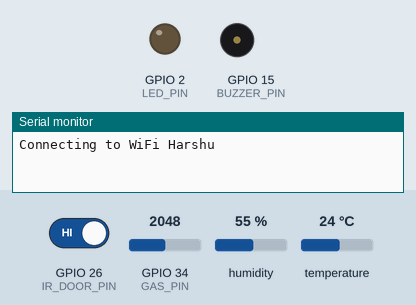
The sketch below on a simulated ESP32. Shown: output pins drawn as LEDs (lit = HIGH), buzzer (waves = sounding, pin HIGH), the last lines printed to the serial monitor. Inputs (shaded band) come from the test bench; at power-on: humidity 55 %, GPIO 34 (GAS_PIN) = 2048, GPIO 26 (IR_DOOR_PIN) HIGH, temperature 24 °C. WiFi joins after 1.5 s; servers stay silent unless stated; uploads are accepted with an empty reply.

Above: at 0.1 s.
At 2.7 s:
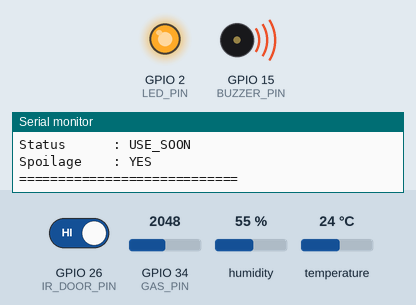
2.8 s: humidity set to 88 %
6.9 s: GPIO 34 (GAS_PIN) set to 1228
11.0 s: GPIO 26 (IR_DOOR_PIN) driven LOW
15.1 s: temperature set to 41 °C
Timing chart, 0 to 18.1 s (numbered marks = the images above; inputs shaded):
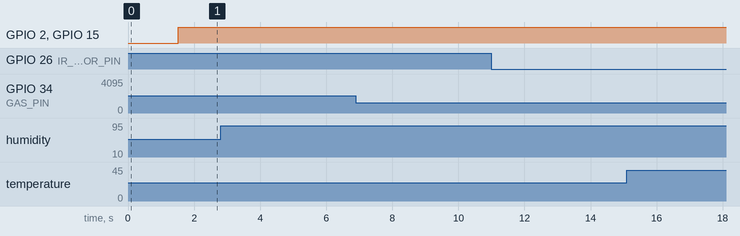

The sketch:

esp32code.ino
```cpp
#include <DHT.h>
#include <WiFi.h>
#include <HTTPClient.h>
#include <ArduinoJson.h>

/******** PIN DEFINITIONS ********/
#define DHTPIN          4
#define DHTTYPE         DHT11

#define GAS_PIN         34
#define IR_DOOR_PIN     26

#define LED_PIN         2
#define BUZZER_PIN      15

/******** SPOILAGE THRESHOLDS ********/
#define TEMP_WARNING      35
#define HUMIDITY_WARNING  70
#define GAS_WARNING       1000
#define GAS_SPOILAGE      1800

/******** WIFI ********/
const char* SSID =
"Harshu";

const char* PASSWORD =
"harshu26";

/******** FASTAPI ********/
const char* SERVER =
"http://10.168.12.204:8000/sensor";

/******** OBJECTS ********/
DHT dht(DHTPIN, DHTTYPE);

/******** CAMERA TRIGGER ********/
bool previousDoorState = false;

/************************************************/
/* WIFI CONNECT */
/************************************************/
void connectWiFi()
{
  Serial.println();
  Serial.print("Connecting to WiFi ");
  Serial.println(SSID);

  WiFi.mode(WIFI_STA);
  WiFi.begin(SSID, PASSWORD);

  int attempts = 0;

  while (WiFi.status() != WL_CONNECTED && attempts < 20)
  {
    delay(500);
    Serial.print(".");
    attempts++;
  }

  Serial.println();

  if (WiFi.status() == WL_CONNECTED)
  {
    Serial.println("WiFi Connected");
    Serial.print("IP Address: ");
    Serial.println(WiFi.localIP());
  }
  else
  {
    Serial.println("WiFi FAILED");
  }
}

/************************************************/
/* SEND DATA TO FASTAPI */
/************************************************/
void sendData(
  float temp,
  float hum,
  int gas,
  bool door,
  bool spoilage,
  int freshnessScore,
  String status
)
{
  if (WiFi.status() != WL_CONNECTED)
  {
    connectWiFi();
    return;
  }

  WiFiClient client;
  HTTPClient http;
  http.begin(client, SERVER);

  http.addHeader(
    "Content-Type",
    "application/json"
  );

  StaticJsonDocument<512> doc;

  doc["temperature"] = temp;
  doc["humidity"] = hum;
  doc["gas_value"] = gas;
  doc["door_open"] = door;
  doc["spoilage"] = spoilage;
  doc["freshness_score"] = freshnessScore;
  doc["status"] = status;

  String body;

  serializeJson(doc, body);

  Serial.println("\nSending JSON:");
  Serial.println(body);

  int code = http.POST(body);

  Serial.print("HTTP Response: ");
  Serial.println(code);

  if (code > 0)
  {
    Serial.println(http.getString());
  }

  http.end();
}

/************************************************/
/* SETUP */
/************************************************/
void setup()
{
  Serial.begin(115200);

  /* UART TO ESP32-CAM */
  Serial2.begin(
    115200,
    SERIAL_8N1,
    16,
    17
  );

  pinMode(IR_DOOR_PIN, INPUT);

  pinMode(LED_PIN, OUTPUT);
  pinMode(BUZZER_PIN, OUTPUT);

  digitalWrite(LED_PIN, LOW);
  digitalWrite(BUZZER_PIN, LOW);

  dht.begin();

  connectWiFi();

  Serial.println(
    "Smart Food Management System Ready"
  );
}

/************************************************/
/* LOOP */
/************************************************/
void loop()
{
  float temperature =
    dht.readTemperature();

  float humidity =
    dht.readHumidity();

  int gasValue =
    analogRead(GAS_PIN);

  bool doorOpen =
    (
      digitalRead(IR_DOOR_PIN)
      == HIGH
    );

  /******** DHT VALIDATION ********/

  if (
    isnan(temperature) ||
    isnan(humidity)
  )
  {
    Serial.println(
      "DHT Read Failed"
    );

    delay(2000);
    return;
  }

  /******** FRESHNESS SCORE ********/

  int freshnessScore = 100;

  if (temperature > TEMP_WARNING)
  {
    freshnessScore -= 20;
  }

  if (humidity > HUMIDITY_WARNING)
  {
    freshnessScore -= 15;
  }

  if (gasValue > GAS_WARNING)
  {
    freshnessScore -= 20;
  }

  if (gasValue > GAS_SPOILAGE)
  {
    freshnessScore -= 25;
  }

  if (freshnessScore < 0)
  {
    freshnessScore = 0;
  }

  String status;

  if (freshnessScore >= 80)
  {
    status = "FRESH";
  }
  else if (freshnessScore >= 50)
  {
    status = "USE_SOON";
  }
  else
  {
    status = "NEAR_EXPIRY";
  }

  bool spoilage = false;

  if (
    gasValue > GAS_SPOILAGE ||
    freshnessScore < 50
  )
  {
    spoilage = true;
  }

  /******** ALERTS ********/

  // Turn on LED and Buzzer if food status is not FRESH
  if (status != "FRESH")
  {
    digitalWrite(
      LED_PIN,
      HIGH
    );

    digitalWrite(
      BUZZER_PIN,
      HIGH
    );

    Serial.println("⚠️  ALERT: Food status is NOT FRESH!");
  }
  else
  {
    digitalWrite(
      LED_PIN,
      LOW
    );

    digitalWrite(
      BUZZER_PIN,
      LOW
    );

    Serial.println("✓ Status: FRESH - No alerts");
  }

  /******** DOOR CLOSED -> CAMERA ********/

  if (
      !doorOpen &&
      previousDoorState
  )
  {
    Serial.println(
      "Door Closed"
    );

    Serial2.println(
      "CAPTURE"
    );

    Serial.println(
      "Camera Triggered"
    );
  }

  previousDoorState =
    doorOpen;

  /******** SEND TO BACKEND ********/

  sendData(
    temperature,
    humidity,
    gasValue,
    doorOpen,
    spoilage,
    freshnessScore,
    status
  );

  /******** SERIAL MONITOR ********/

  Serial.println(
    "\n========== STATUS =========="
  );

  Serial.print(
    "Temperature : "
  );
  Serial.println(
    temperature
  );

  Serial.print(
    "Humidity    : "
  );
  Serial.println(
    humidity
  );

  Serial.print(
    "Gas Value   : "
  );
  Serial.println(
    gasValue
  );

  Serial.print(
    "Gas Warning Threshold : "
  );
  Serial.println(
    GAS_WARNING
  );

  Serial.print(
    "Gas Spoilage Threshold: "
  );
  Serial.println(
    GAS_SPOILAGE
  );

  Serial.print(
    "Door        : "
  );
  Serial.println(
    doorOpen
    ?
    "OPEN"
    :
    "CLOSED"
  );

  Serial.print(
    "Freshness   : "
  );
  Serial.println(
    freshnessScore
  );

  Serial.print(
    "Status      : "
  );
  Serial.println(
    status
  );

  Serial.print(
    "Spoilage    : "
  );
  Serial.println(
    spoilage
    ?
    "YES"
    :
    "NO"
  );

  Serial.println(
    "============================\n"
  );

  delay(3000);
}
```
